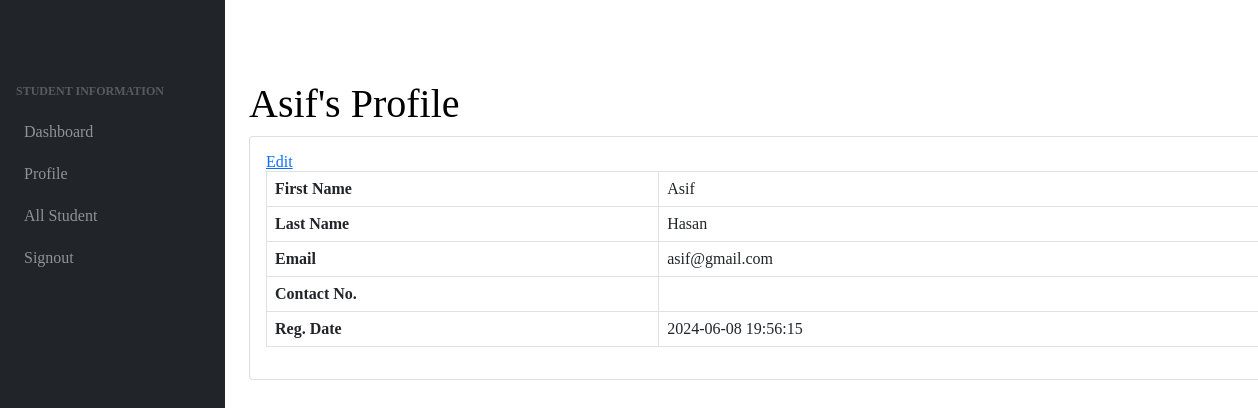
/profile.php (signed in), run on the app's committed database.
### tables this page shows
CREATE TABLE `users` (
  `id` int(11) NOT NULL,
  `fname` varchar(255) DEFAULT NULL,
  `lname` varchar(255) DEFAULT NULL,
  `email` varchar(255) DEFAULT NULL,
  `password` varchar(300) DEFAULT NULL,
  `contactno` varchar(11) DEFAULT NULL,
  `posting_date` timestamp NOT NULL DEFAULT current_timestamp()
);

### profile.php (the view, shortened to what this page needs)
<?php session_start();
include_once('config.php');
if (strlen($_SESSION['id']==0)) {
  header('location:logout.php');
  } else{
?>
<!DOCTYPE html>
<html lang="en">
    <head>
        <link href="styles.css" rel="stylesheet" />
    </head>
    <body class="sb-nav-fixed">
    <?php include_once('navbar.php');?>
    <div id="layoutSidenav">
    <?php include_once('sidebar.php');?>
    <div id="layoutSidenav_content">
    <main>
    <div class="container-fluid px-4">
<?php
$userid=$_SESSION['id'];
$query=mysqli_query($con,"select * from users where id='$userid'");
while($result=mysqli_fetch_array($query))
{?>
    <h1 class="mt-4"><?php echo $result['fname'];?>'s Profile</h1>
    <div class="card mb-4">
     <div class="card-body">
      <a href="edit-profile.php">Edit</a>
    <table class="table table-bordered">
        <tr>
        <th>First Name</th>
        <td><?php echo $result['fname'];?></td>
        </tr>
        <tr>
        <th>Last Name</th>
        <td><?php echo $result['lname'];?></td>
        </tr>
        <tr>
        <th>Email</th>
        <td colspan="3"><?php echo $result['email'];?></td>
        </tr>
        <tr>
        <th>Contact No.</th>
        <td colspan="3"><?php echo $result['contactno'];?></td>
        </tr>
        <tr>
        <th>Reg. Date</th>
        <td colspan="3"><?php echo $result['posting_date'];?></td>
        </tr>
        </table>
        </div>
        </div>
<?php } ?>
        </div>
        </main>
          <?php include('footer.php');?>
            </div>
        </div>
    </body>
</html>
<?php } ?>

### data on the page
users: fname "Asif", lname "Hasan", email "asif@gmail.com", posting_date "2024-06-08 19:56:15"
